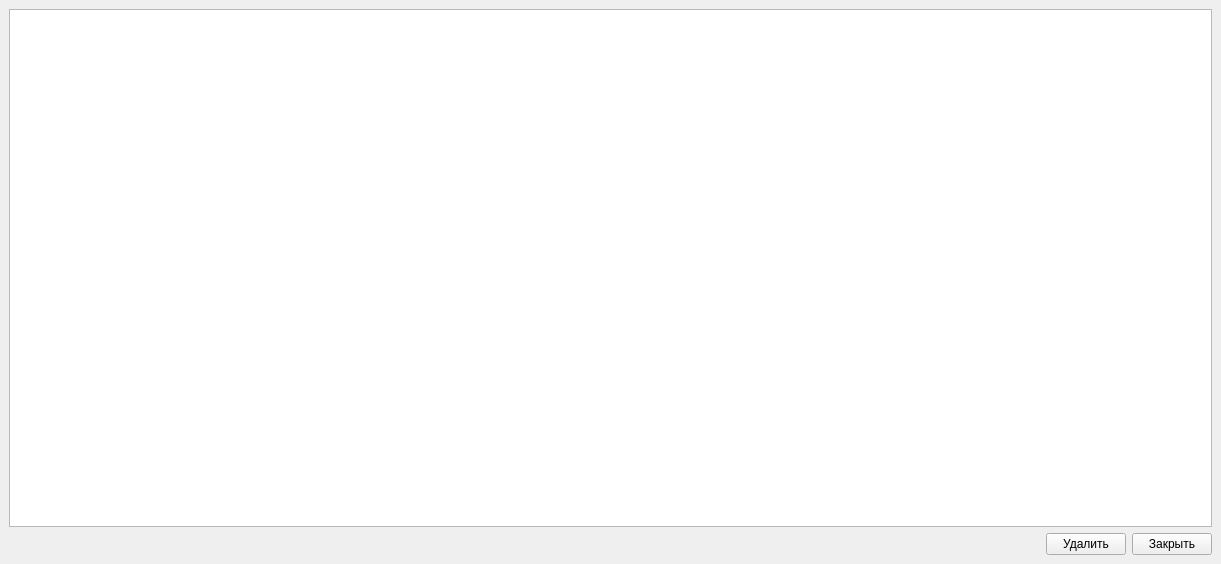
<?xml version="1.0" encoding="UTF-8"?>
<ui version="4.0">
 <class>archive</class>
 <widget class="QMainWindow" name="archive">
  <property name="geometry">
   <rect>
    <x>0</x>
    <y>0</y>
    <width>1221</width>
    <height>564</height>
   </rect>
  </property>
  <property name="sizePolicy">
   <sizepolicy hsizetype="Preferred" vsizetype="Preferred">
    <horstretch>0</horstretch>
    <verstretch>0</verstretch>
   </sizepolicy>
  </property>
  <property name="minimumSize">
   <size>
    <width>0</width>
    <height>0</height>
   </size>
  </property>
  <property name="baseSize">
   <size>
    <width>-1</width>
    <height>0</height>
   </size>
  </property>
  <property name="windowTitle">
   <string>Архив результатов измерени</string>
  </property>
  <property name="windowIcon">
   <iconset resource="resources.qrc">
    <normaloff>:/res/img/application_from_storage.png</normaloff>:/res/img/application_from_storage.png</iconset>
  </property>
  <widget class="QWidget" name="centralwidget">
   <layout class="QVBoxLayout" name="verticalLayout">
    <item>
     <widget class="QTableView" name="tableView">
      <attribute name="horizontalHeaderDefaultSectionSize">
       <number>155</number>
      </attribute>
     </widget>
    </item>
    <item>
     <layout class="QHBoxLayout" name="horizontalLayout">
      <item>
       <spacer name="horizontalSpacer">
        <property name="orientation">
         <enum>Qt::Horizontal</enum>
        </property>
        <property name="sizeHint" stdset="0">
         <size>
          <width>40</width>
          <height>20</height>
         </size>
        </property>
       </spacer>
      </item>
      <item>
       <widget class="QPushButton" name="pushButton_3">
        <property name="text">
         <string>Удалить</string>
        </property>
       </widget>
      </item>
      <item>
       <widget class="QPushButton" name="pushButton_2">
        <property name="text">
         <string>Закрыть</string>
        </property>
       </widget>
      </item>
     </layout>
    </item>
   </layout>
  </widget>
  <widget class="QMenuBar" name="menubar">
   <property name="geometry">
    <rect>
     <x>0</x>
     <y>0</y>
     <width>1221</width>
     <height>21</height>
    </rect>
   </property>
  </widget>
 </widget>
 <resources>
  <include location="resources.qrc"/>
 </resources>
 <connections/>
</ui>
